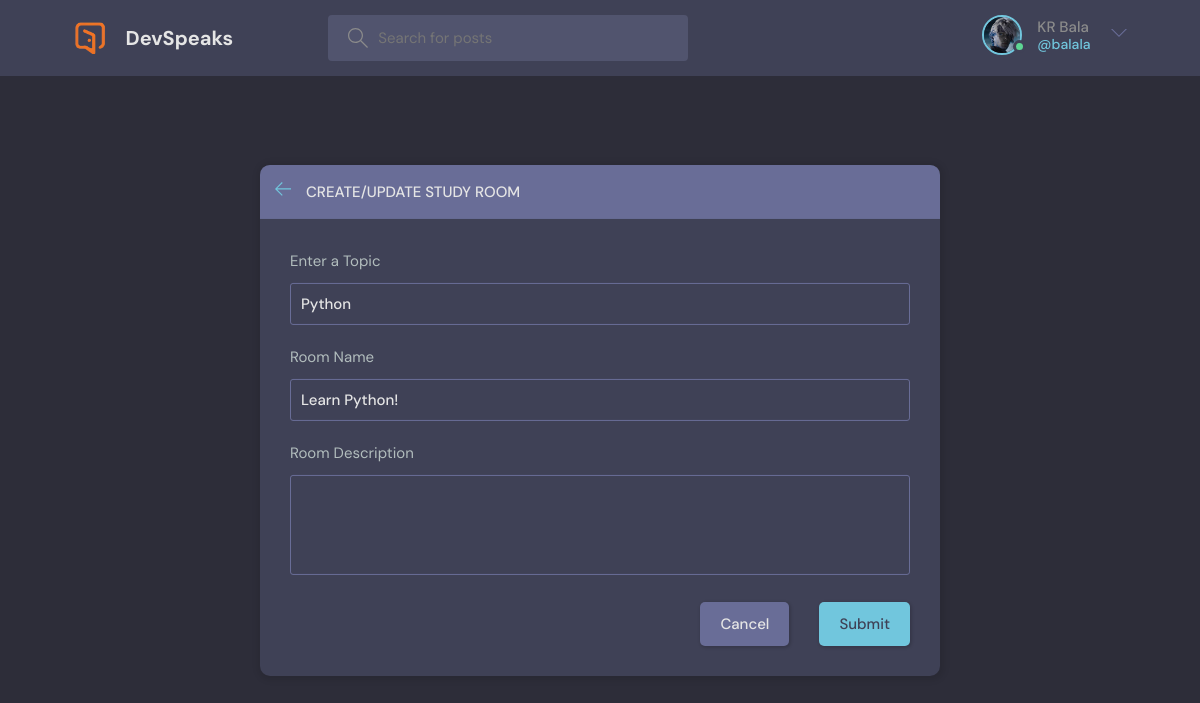
Page /update-room/1/ (signed in) on the earlier database version.
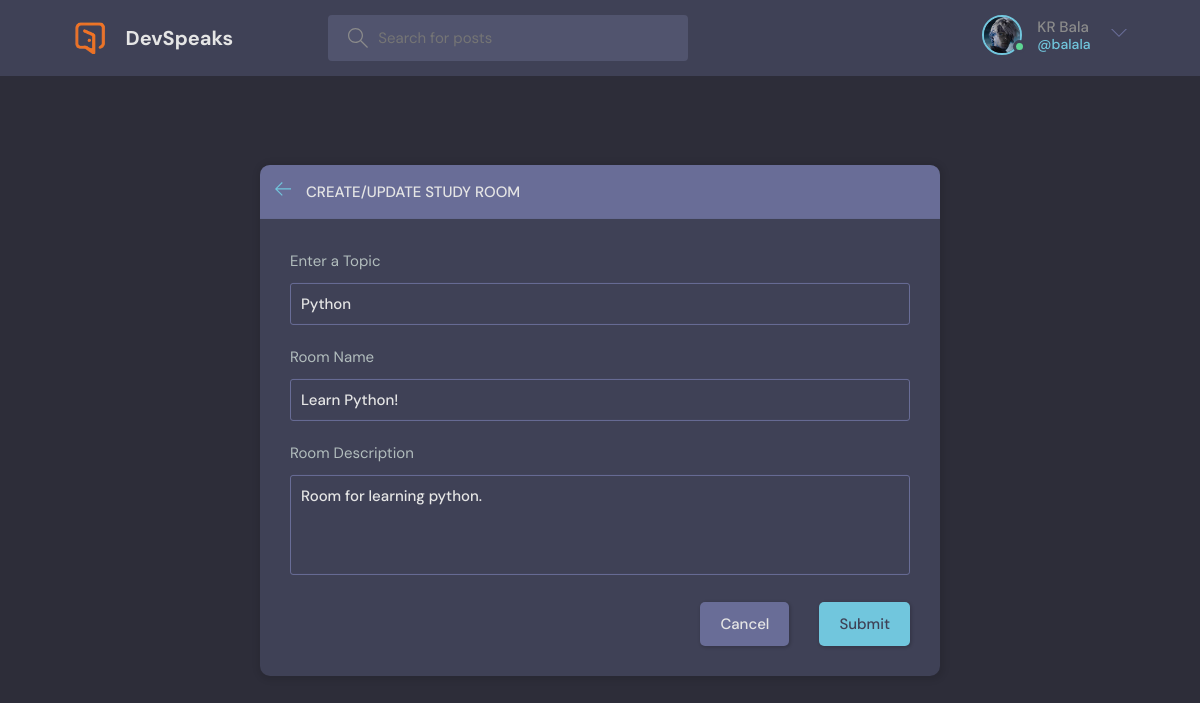
Same page on the later database version.
### base/models.py (models this page shows, shortened)
class Room(models.Model):
    host = models.ForeignKey(User,on_delete=models.SET_NULL,null = True)
    topic = models.ForeignKey(Topic,on_delete=models.SET_NULL,null = True)
    name = models.CharField(max_length=200)
    description = models.TextField(null=True,blank=True)
    participants = models.ManyToManyField(User,related_name='participants',blank=True)
    updated = models.DateTimeField(auto_now=True)
    created = models.DateTimeField(auto_now_add=True)
    class Meta :
        ordering = ['-updated','-created']

class Topic(models.Model):
    name = models.CharField(max_length=200)

### base/views.py (the view, shortened to what this page needs)
# urls.py: path('update-room/<str:pk>/',views.updateRoom,name = 'update-room'),
@login_required(login_url="login")
def updateRoom(request,pk):
    room =  Room.objects.get(id=pk)
    form = RoomForm(instance=room)
    topics = Topic.objects.all()
    if request.user != room.host :
        return HttpResponse('Your are not allowed here!')
    context = {'form':form,'topics':topics,'room':room}
    return render(request,'base/room_form.html',context)

### base/forms.py
class RoomForm(ModelForm):
    class Meta:
        model = Room
        fields = '__all__'
        exclude = ['host','participants']

### base/templates/base/room_form.html (shortened to what this page needs)
{% extends 'main.html' %}
{% block content %}
  <main class="create-room layout">
    <div class="container">
      <div class="layout__box">
        <div class="layout__boxHeader">
          <div class="layout__boxTitle">
            <a href="{% url 'home' %}">
              <svg version="1.1" xmlns="http://www.w3.org/2000/svg" width="32" height="32" viewBox="0 0 32 32">
                <title>arrow-left</title>
                <path
                  d="M13.723 2.286l-13.723 13.714 13.719 13.714 1.616-1.611-10.96-10.96h27.625v-2.286h-27.625l10.965-10.965-1.616-1.607z">
                </path>
              </svg>
            </a>
            <h3>Create/Update Study Room</h3>
          </div>
        </div>
        <div class="layout__body">
          <form class="form" action="" method="POST">
            <div class="form__group">
              <label for="room_topic">Enter a Topic</label>
              <input required type="text" value="{{room.topic.name}}" name="topic" list="topic-list"/>
            </div>
            <div class="form__group">
              <label for="room_name">Room Name</label>
              {{form.name}}
            </div>
            <div class="form__group">
              <label for="room_description">Room Description</label>
              {{form.description}}
            </div>
            <div class="form__action">
              <a class="btn btn--dark" href="{% url 'home' %}">Cancel</a>
              <button name="submit-button" class="btn btn--main" type="submit">Submit</button>
            </div>
          </form>
        </div>
      </div>
    </div>
  </main>
  {% endblock content %}

Differences in the rows shown:
changed Room "Learn Python!": description (not shown) → "Room for learning python."
